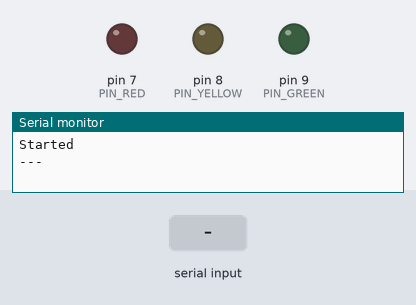
The sketch below on a simulated Arduino Uno, built with avr-gcc and run on an emulated ATmega328P. Shown: output pins drawn as LEDs (lit = HIGH), the last lines printed to the serial monitor. Inputs (shaded band) come from the test bench.

Above: at 2.0 s.
2.1 s: "all on\n" received over Serial
At 4.1 s:
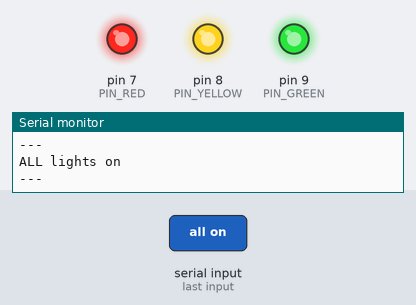
4.5 s: "red off\n" received over the second serial link
At 5.7 s:
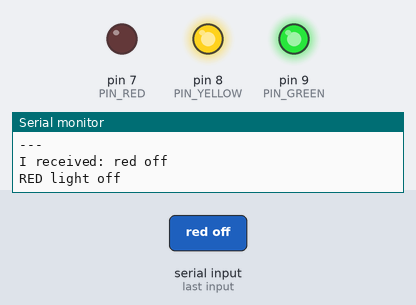
6.5 s: "green off\n" received over Serial
At 8.2 s:
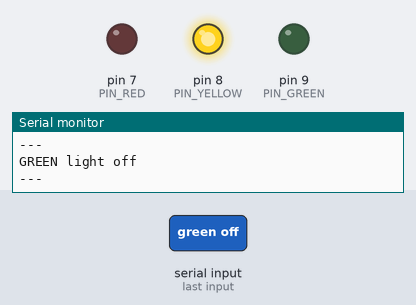
8.5 s: "red on\n" received over the second serial link
At 9.8 s:
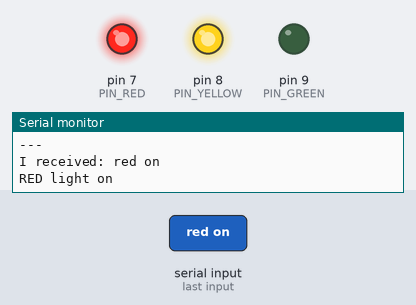
10.5 s: "yellow off\n" received over Serial
At 12.3 s:
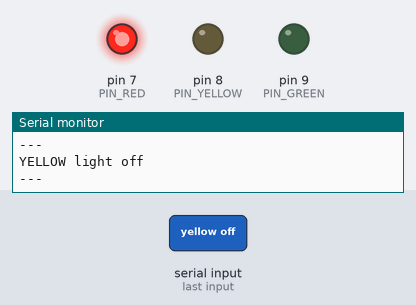
12.6 s: "green on\n" received over the second serial link
At 13.9 s:
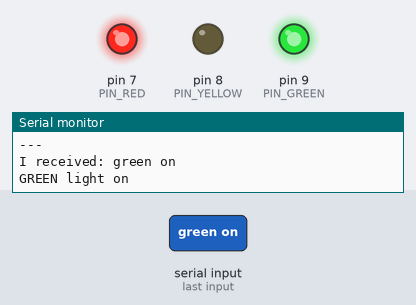
Timing chart, 0 to 15.6 s (numbered marks = the images above; inputs shaded):
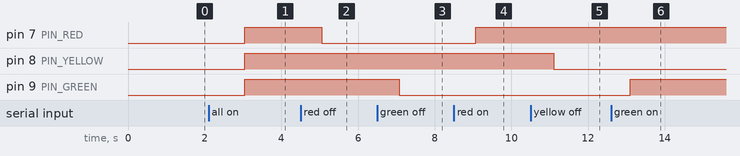

Measured:
- after the input at 2.1 s, pin 7 (PIN_RED), pin 8 (PIN_YELLOW), pin 9 (PIN_GREEN): LOW → HIGH after 0.95 s
- after the input at 4.5 s, pin 7 (PIN_RED): HIGH → LOW after 0.55 s
- after the input at 6.5 s, pin 9 (PIN_GREEN): HIGH → LOW after 0.58 s
- after the input at 8.5 s, pin 7 (PIN_RED): LOW → HIGH after 0.58 s
- after the input at 10.5 s, pin 8 (PIN_YELLOW): HIGH → LOW after 0.60 s
- after the input at 12.6 s, pin 9 (PIN_GREEN): LOW → HIGH after 0.51 s

The sketch:

bluetooth_test1.ino
```cpp
#include <SoftwareSerial.h>
#include <Wire.h>
#include <RTClib.h>


int cnt = 0;    // счетчик
char incomingByte;
String buffer;

const int PIN_RED    = 7;
const int PIN_YELLOW = 8;
const int PIN_GREEN  = 9;

const int PIN_TONE = 6;

SoftwareSerial mySerial(10, 11); // RX, TX

RTC_DS1307 rtc;

void setup() {

   Serial.begin(9600);   // инициализация порта
   Serial.println("Started");  // выводим надпись

   mySerial.begin(9600);
   mySerial.println("Hello BB from Arduino");


  pinMode(PIN_RED, OUTPUT);
  pinMode(PIN_YELLOW, OUTPUT);
  pinMode(PIN_GREEN, OUTPUT);
  digitalWrite(PIN_RED, LOW);
  digitalWrite(PIN_YELLOW, LOW);
  digitalWrite(PIN_GREEN, LOW);

#ifdef AVR
  Wire.begin();
#else
  Wire1.begin(); // Shield I2C pins connect to alt I2C bus on Arduino Due
#endif
  rtc.begin();
  if (! rtc.isrunning()) {
    Serial.println("RTC is NOT running!");
    // following line sets the RTC to the date & time this sketch was compiled
    rtc.adjust(DateTime(F(__DATE__), F(__TIME__)));
    // This line sets the RTC with an explicit date & time, for example to set
    // January 21, 2014 at 3am you would call:
    // rtc.adjust(DateTime(2014, 1, 21, 3, 0, 0));
  }
}

void loop() {
   cnt++;
   //Serial.print("Hello BB from Arduino! Counter:");  // выводим надпись
   //Serial.println(cnt);    // выводим значение счетчика и переводим на новую строку
   delay(1000);   // ждем 1 секунду

  // read from monitor to send to Bluetoth
   if (Serial.available() > 0) {
      buffer = "";
      while (Serial.available() > 0) {
        // read the incoming byte:
        incomingByte = Serial.read();
        if(incomingByte != '\n' && incomingByte != '\r')
          buffer += incomingByte;
      }
      mySerial.print(">>Papa said:");
      mySerial.println(buffer);
      Serial.print("<<Papa said:");
      Serial.println(buffer);
   }

   // read from Bluetooth incomming data to show on Monitor
   if (mySerial.available() > 0) {
      buffer = "";
      while (mySerial.available() > 0) {
        // read the incoming byte:
        incomingByte = mySerial.read();
        if(incomingByte != '\n' && incomingByte != '\r')
          buffer += incomingByte;
      }
      // say what you got:
      Serial.print("I received: ");
      Serial.println(buffer);
    } else {
      Serial.println("---");
  }

    if(buffer.indexOf("all on") == 0) {
      Serial.println("ALL lights on");
      digitalWrite(PIN_RED, HIGH);
      digitalWrite(PIN_YELLOW, HIGH);
      digitalWrite(PIN_GREEN, HIGH);
    }
    if(buffer.indexOf("red on") == 0) {
      Serial.println("RED light on");
      digitalWrite(PIN_RED, HIGH);
    }
    if(buffer.indexOf("green on") == 0) {
      Serial.println("GREEN light on");
      digitalWrite(PIN_GREEN, HIGH);
    }
    if(buffer.indexOf("yellow on") == 0) {
      Serial.println("YELLOW light on");
      digitalWrite(PIN_YELLOW, HIGH);
    }
    if(buffer.indexOf("all off") == 0) {
      Serial.println("ALL lights on");
      digitalWrite(PIN_RED, LOW);
      digitalWrite(PIN_YELLOW, LOW);
      digitalWrite(PIN_GREEN, LOW);
    }
    if(buffer.indexOf("red off") == 0) {
      Serial.println("RED light off");
      digitalWrite(PIN_RED, LOW);
    }
    if(buffer.indexOf("green off") == 0) {
      Serial.println("GREEN light off");
      digitalWrite(PIN_GREEN, LOW);
    }
    if(buffer.indexOf("yellow off") == 0) {
      Serial.println("YELLOW light off");
      digitalWrite(PIN_YELLOW, LOW);
    }
    if(buffer.indexOf("tone off") == 0) {
      noTone(PIN_TONE);
      Serial.println("Tone off");
    } else if(buffer.indexOf("tone") == 0) {
      String strTone = buffer.substring(5);
      int freq = strTone.toInt();
      tone(PIN_TONE, freq);
      Serial.print("Tone at ");
      Serial.print(freq, DEC);
      Serial.println("Hz");
    }

    if(buffer.indexOf("time") == 0) {
      DateTime now = rtc.now();

      mySerial.print(now.year(), DEC);
      mySerial.print('/');
      mySerial.print(now.month(), DEC);
      mySerial.print('/');
      mySerial.print(now.day(), DEC);
      mySerial.print(' ');
      mySerial.print(now.hour(), DEC);
      mySerial.print(':');
      mySerial.print(now.minute(), DEC);
      mySerial.print(':');
      mySerial.print(now.second(), DEC);
      mySerial.println();
      Serial.print("time is ");
      Serial.print(now.year(), DEC);
      Serial.print('/');
      Serial.print(now.month(), DEC);
      Serial.print('/');
      Serial.print(now.day(), DEC);
      Serial.print(' ');
      Serial.print(now.hour(), DEC);
      Serial.print(':');
      Serial.print(now.minute(), DEC);
      Serial.print(':');
      Serial.print(now.second(), DEC);
      Serial.println();
    }
    buffer="";

}
```
